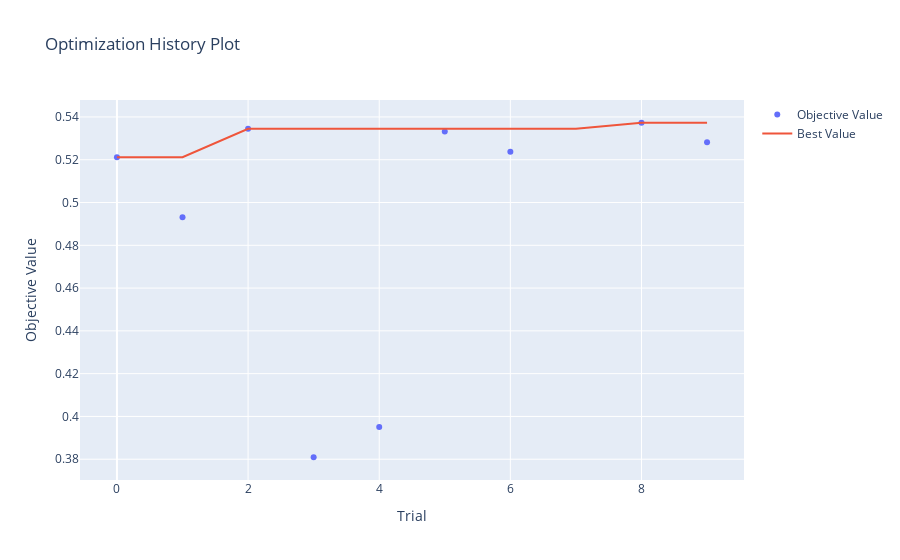

The code cell stored with this chart in its notebook:
### Code cell
# 결과 시각화
optuna.visualization.plot_optimization_history(study)

### Figure 1 — Plotly figure (JSON) as saved in the notebook; plotly's stock layout.template omitted (floating-point values rounded to 4 significant figures)
{"data": [{"mode": "markers", "name": "Objective Value", "type": "scatter", "x": [0, 1, 2, 3, 4, 5, 6, 7, 8, 9], "y": [0.5212, 0.4931, 0.5345, 0.3809, 0.3951, 0.5332, 0.5237, null, 0.5373, 0.5282]}, {"mode": "lines", "name": "Best Value", "type": "scatter", "x": [0, 1, 2, 3, 4, 5, 6, 7, 8, 9], "y": [0.5212, 0.5212, 0.5345, 0.5345, 0.5345, 0.5345, 0.5345, 0.5345, 0.5373, 0.5373]}, {"marker": {"color": "#cccccc"}, "mode": "markers", "name": "Infeasible Trial", "showlegend": false, "type": "scatter", "x": [], "y": []}], "layout": {"title": {"text": "Optimization History Plot"}, "xaxis": {"title": {"text": "Trial"}}, "yaxis": {"title": {"text": "Objective Value"}}}}
